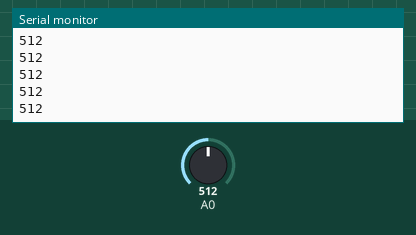
The sketch below on a simulated Arduino Uno, built with avr-gcc and run on an emulated ATmega328P. Parts: the last lines printed to the serial monitor. The inputs (shaded band) are chosen by the test bench; at power-on: A0 = 512.

Above: at 1.2 s.
1.3 s: A0 set to 490
At 1.31 s:
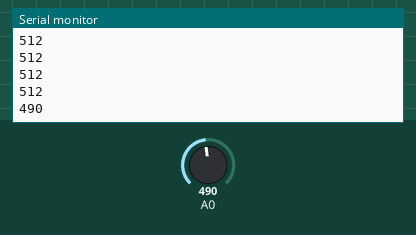
2.8 s: A0 set to 510
At 2.82 s:
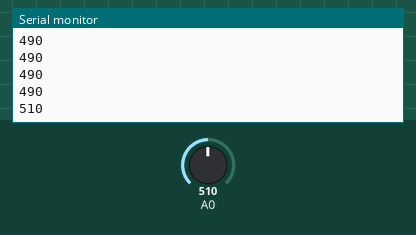
Timing chart, 0 to 5.8 s (numbered marks = the images above; inputs shaded):
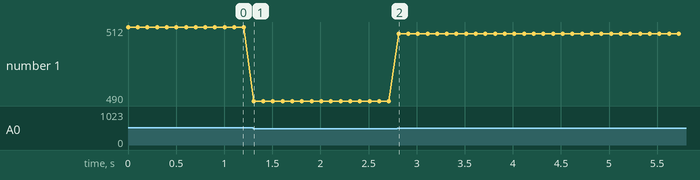

The sketch:

micro_ventilation.ino
```cpp
#define micro 0
#define power 5
#define ledOUT 8

#include <FastLED.h>
#define NUM_LEDS 5 // définir le nombre de leds
CRGBArray<NUM_LEDS> leds;

int charge = 10 ;
uint8_t threshold = 500 ;


void setup() {
  Serial.begin(9600); // ouvrir la connexion série
  pinMode(power, OUTPUT);
  pinMode(micro, INPUT);

  FastLED.addLeds<NEOPIXEL, 8>(leds, NUM_LEDS);
  LEDS.setBrightness(255);
  FastLED.clear();

}

void loop() {
  int microValue = analogRead(0); // lire la valeur sur la pin A0 et la stocker dans une variable entière
  //Serial.print("microValue:");
  Serial.println(microValue); // imprimmer le contenu de la variable dans le moniteur série

  if ( microValue > threshold && charge < 10) {
    //Serial.println(charge);
    charge = charge + 1 ;
  } else if ( charge > 0.5 ){
   // Serial.println("prout");
    charge = charge - 1 ;

  }
 // Serial.println(charge);
  uint8_t maxleds = int(map(charge, 0, 10, 0, 6));

  /*for (uint8_t i = 0 ; i < maxleds ; i ++){

    //byte byte0 = map(value0, 0, 1023, 0, 255); // scale the value of first potentiometer
    //byte byte1 = map(value1, 0, 1023, 0, 255); // scale the value of second potentiometer
    //byte byte2 = map(value2, 0, 1023, 0, 255); // scale the value of third potentiometer
    int gradient = int(map(charge, 0, 10, 0, 255));

    leds[i] = CHSV(gradient, 255, 255);
    FastLED.show();
  }

/*  for (uint8_t i = 6 ; i > maxleds ; i --){
    leds[i] = CHSV(0, 0, 0);
    FastLED.show();

  }*/

  int sigma = map(charge, 0, 10, 50, 255);
  //Serial.print("sima : ");
   //Serial.println(sigma);
  analogWrite(power, sigma);

  delay(100);
}
```

Measured:
- after the input at 1.3 s, the serial monitor: prints a new line at once (image 1)
- after the input at 2.8 s, the serial monitor: prints a new line at once (image 2)
- plotted number 1: 512 → 490 after the input at 1.3 s, 490 → 510 after the input at 2.8 s
